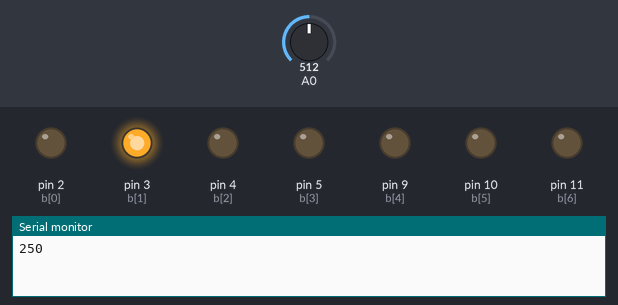
Simulated run of this sketch. Board: Arduino Uno, built with avr-gcc and run on an emulated ATmega328P. Parts: output pins drawn as LEDs (lit = HIGH), the last lines printed to the serial monitor. Dashed ring = blinking. The test bench sets the inputs (shaded band); at power-on: A0 = 512.

Above: at 0.37 s.
1.3 s: A0 set to 306
At 1.9 s:
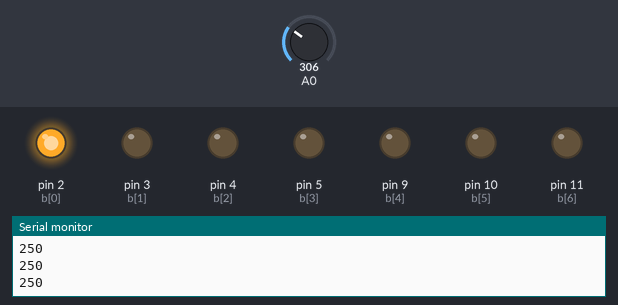
4.3 s: A0 set to 1023
At 4.85 s:
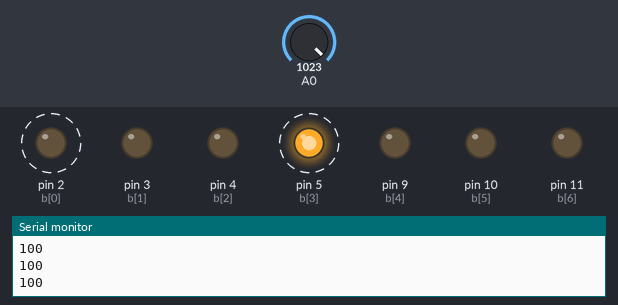
7.3 s: A0 set to 511
At 7.7 s:
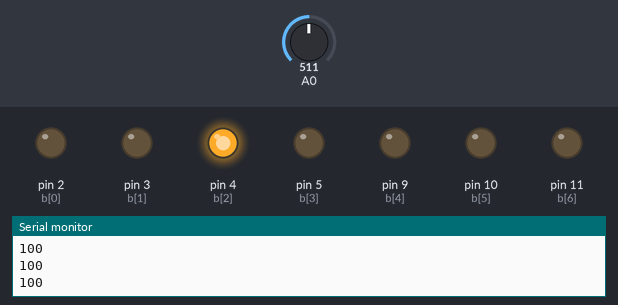
Timing chart, 0 to 16.3 s (numbered marks = the images above; inputs shaded):
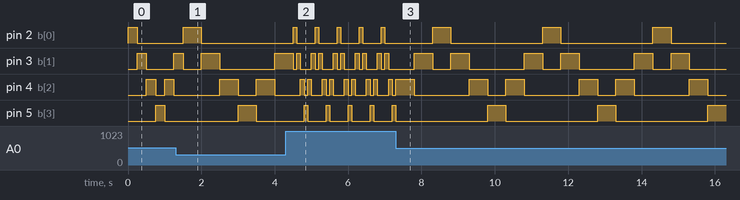

The sketch:

exercise2.ino
```cpp
/*
* Name & Email: Valerie Wong
* Discussion Section: 021
* Assignment: Lab 4 Exercise 2
* Exercise Description: You will enhance the Light Cycle from Exercise #1 by adjusting the speed at which the lit LED changes

* When initialized, the system behaves exactly the same as in Exercise #1, but with a 500 ms period
* Use the potentiometer to adjust the speed at which the lit LED changes
* The fastest speed of the light cycle is to change the lit LED every 100 ms
* The slowest speed of the light cycle is to change the lit LED every 500 ms
* You get to determine the period of the system
* You will receive full credit as long as the system functions properly
* We will discuss trade-offs involving different system periods later in the quarter.

* I acknowledge all content contained herein, excluding template
  or example code, is my own original work.

* Demo Link: https://youtu.be/bv5d_RQ6rWc
*/

// The following global variables are used to implement SynchSM
// functionality using the Arduino API. In contrast the zyBook,
// the Arduino API does not provide the programmer with direct
// access to Timer Interrupt functions.
const unsigned long period = 500;
unsigned long lastRan = 0;

const int b_size = 7;
const int b[b_size] = {2, 3, 4, 5, 9, 10, 11};

void setup(){

  // Default Arduino Function

    // Initialize LEDs
    for(int i = 0; i < b_size; i++)
    {
        pinMode(b[i], OUTPUT);
    }
    Serial.begin(9600);
    lastRan = 0;
}

enum States{INIT, LIGHT_LEFT, LIGHT_RIGHT} state = INIT;

void Timer(int val) {
  unsigned char divisor = 1;

  if (val == 2) {
    divisor = 2;
  }
  else if (val == 3) {
    divisor = 5;
  }

  while ((millis() - lastRan) < (period / divisor)) {}
  lastRan = millis();

  Serial.println(period/divisor);
}

// Control speed of LEDs based on potentiometer reading
void readPotentiometer() {
  int val = analogRead(A0);

  // Map to 3 values because there are only 3 speeds
  val = map(val, 0, 1023, 1, 3);
  //Serial.println(val);
  Timer(val);
}

// The Tick() function is similar in principle to zyBooks
// If you find it confusing, draw the corresponding SynchSM
// diagram.
void Tick(){


    // State Transitions
    switch(state){
      case INIT:
        state = LIGHT_RIGHT;
        break;

      case LIGHT_RIGHT:
        state = LIGHT_LEFT;
        break;

      case LIGHT_LEFT:
        state = LIGHT_RIGHT;
        break;

      default: // should never get here
        break;
    }

    // State Actions
    switch(state){
      case INIT:
        break;

      case LIGHT_RIGHT:
        for (int i = 0; i < 4; ++i) {
          if (i > 0) {
            readPotentiometer();
            digitalWrite(b[i-1], LOW);
          }
          digitalWrite(b[i], HIGH);
        }

        break;

      case LIGHT_LEFT:
        for (int i = 3; i >= 0; --i) {
          if (i < 3) {
            readPotentiometer();
            digitalWrite(b[i+1], LOW);
          }

          digitalWrite(b[i], HIGH);
        }

        break;

     default: // should never get here
        break;
    }
}

void loop(){

   // Default Arduino function

  // We track time explicitly in the loop() function,
  // which is different that the Timer Interrupt
  // mechanism introduced in the zyBook
  Tick();
}
```

Measured:
- after the input at 7.3 s, pin 2 (b[0]): alternates HIGH for 0.50 s and LOW for 2.5 s, starting after 1.0 s; pin 5 (b[3]): alternates HIGH for 0.50 s and LOW for 2.5 s, starting after 2.5 s
- by itself, pin 2 (b[0]), pin 5 (b[3]): alternates HIGH for 0.10 s and LOW for 0.50 s
- by itself, pin 3 (b[1]): repeats every 3.0 s: LOW 0.50 s, HIGH 0.50 s, LOW 1.5 s, HIGH 0.50 s
- by itself, pin 4 (b[2]): repeats every 3.0 s: LOW 1.5 s, HIGH 0.50 s, LOW 0.50 s, HIGH 0.50 s
